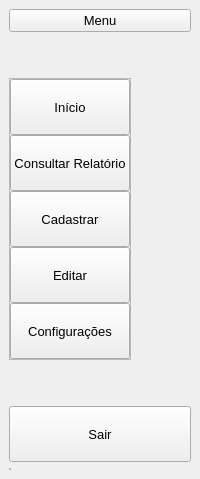
              <widget class="QWidget" name="subMenuLateral" native="true">
               <property name="styleSheet">
                <string notr="true"/>
               </property>
               <layout class="QVBoxLayout" name="verticalLayout_2">
                <property name="spacing">
                 <number>6</number>
                </property>
                <property name="leftMargin">
                 <number>9</number>
                </property>
                <property name="topMargin">
                 <number>9</number>
                </property>
                <property name="rightMargin">
                 <number>9</number>
                </property>
                <property name="bottomMargin">
                 <number>9</number>
                </property>
                <item>
                 <widget class="QPushButton" name="btnMenu2">
                  <property name="font">
                   <font>
                    <pointsize>10</pointsize>
                   </font>
                  </property>
                  <property name="cursor">
                   <cursorShape>PointingHandCursor</cursorShape>
                  </property>
                  <property name="text">
                   <string>Menu</string>
                  </property>
                  <property name="icon">
                   <iconset>
                    <normaloff>icones/iconMenu.png</normaloff>icones/iconMenu.png</iconset>
                  </property>
                  <property name="iconSize">
                   <size>
                    <width>24</width>
                    <height>24</height>
                   </size>
                  </property>
                  <property name="checkable">
                   <bool>true</bool>
                  </property>
                 </widget>
                </item>
                <item>
                 <spacer name="verticalSpacer">
                  <property name="orientation">
                   <enum>Qt::Vertical</enum>
                  </property>
                  <property name="sizeHint" stdset="0">
                   <size>
                    <width>20</width>
                    <height>40</height>
                   </size>
                  </property>
                 </spacer>
                </item>
                <item alignment="Qt::AlignLeft|Qt::AlignTop">
                 <widget class="QFrame" name="frameBtns">
                  <property name="sizePolicy">
                   <sizepolicy hsizetype="Preferred" vsizetype="Expanding">
                    <horstretch>0</horstretch>
                    <verstretch>0</verstretch>
                   </sizepolicy>
                  </property>
                  <property name="frameShape">
                   <enum>QFrame::StyledPanel</enum>
                  </property>
                  <property name="frameShadow">
                   <enum>QFrame::Raised</enum>
                  </property>
                  <layout class="QVBoxLayout" name="verticalLayout_3">
                   <property name="spacing">
                    <number>0</number>
                   </property>
                   <property name="leftMargin">
                    <number>0</number>
                   </property>
                   <property name="topMargin">
                    <number>0</number>
                   </property>
                   <property name="rightMargin">
                    <number>0</number>
                   </property>
                   <property name="bottomMargin">
                    <number>0</number>
                   </property>
                   <item>
                    <widget class="QPushButton" name="btnIncio">
                     <property name="minimumSize">
                      <size>
                       <width>119</width>
                       <height>56</height>
                      </size>
                     </property>
                     <property name="font">
                      <font>
                       <pointsize>10</pointsize>
                      </font>
                     </property>
                     <property name="cursor">
                      <cursorShape>PointingHandCursor</cursorShape>
                     </property>
                     <property name="styleSheet">
                      <string notr="true"/>
                     </property>
                     <property name="text">
                      <string>Início</string>
                     </property>
                     <property name="icon">
                      <iconset>
                       <normaloff>icones/iconHome.png</normaloff>icones/iconHome.png</iconset>
                     </property>
                     <property name="iconSize">
                      <size>
                       <width>24</width>
                       <height>24</height>
                      </size>
                     </property>
                     <property name="checkable">
                      <bool>true</bool>
                     </property>
                     <property name="autoExclusive">
                      <bool>true</bool>
                     </property>
                    </widget>
                   </item>
                   <item>
                    <widget class="QPushButton" name="btnPesquisa">
                     <property name="minimumSize">
                      <size>
                       <width>119</width>
                       <height>56</height>
                      </size>
                     </property>
                     <property name="font">
                      <font>
                       <pointsize>10</pointsize>
                      </font>
                     </property>
                     <property name="cursor">
                      <cursorShape>PointingHandCursor</cursorShape>
                     </property>
                     <property name="styleSheet">
                      <string notr="true"/>
                     </property>
                     <property name="text">
                      <string>Consultar Relatório</string>
                     </property>
                     <property name="icon">
                      <iconset>
                       <normaloff>icones/iconRelatorioBranco.png</normaloff>icones/iconRelatorioBranco.png</iconset>
                     </property>
                     <property name="iconSize">
                      <size>
                       <width>24</width>
                       <height>24</height>
                      </size>
                     </property>
                     <property name="checkable">
                      <bool>true</bool>
                     </property>
                     <property name="autoExclusive">
                      <bool>true</bool>
                     </property>
                    </widget>
                   </item>
                   <item>
                    <widget class="QPushButton" name="btnPessoa">
                     <property name="minimumSize">
                      <size>
                       <width>119</width>
                       <height>56</height>
                      </size>
                     </property>
                     <property name="font">
                      <font>
                       <pointsize>10</pointsize>
                      </font>
                     </property>
                     <property name="cursor">
                      <cursorShape>PointingHandCursor</cursorShape>
                     </property>
                     <property name="styleSheet">
                      <string notr="true"/>
                     </property>
                     <property name="text">
                      <string>Cadastrar</string>
                     </property>
                     <property name="icon">
                      <iconset>
                       <normaloff>icones/iconAdd.png</normaloff>icones/iconAdd.png</iconset>
                     </property>
                     <property name="iconSize">
                      <size>
                       <width>24</width>
                       <height>24</height>
                      </size>
                     </property>
                     <property name="checkable">
                      <bool>true</bool>
                     </property>
                     <property name="autoExclusive">
                      <bool>true</bool>
                     </property>
                    </widget>
                   </item>
                   <item>
                    <widget class="QPushButton" name="btnEditar">
                     <property name="minimumSize">
                      <size>
                       <width>119</width>
                       <height>56</height>
                      </size>
                     </property>
                     <property name="font">
                      <font>
                       <pointsize>10</pointsize>
                      </font>
                     </property>
                     <property name="cursor">
                      <cursorShape>PointingHandCursor</cursorShape>
                     </property>
                     <property name="text">
                      <string>Editar</string>
                     </property>
                     <property name="icon">
                      <iconset>
                       <normaloff>icones/iconEdit.png</normaloff>icones/iconEdit.png</iconset>
                     </property>
                     <property name="iconSize">
                      <size>
                       <width>24</width>
                       <height>24</height>
                      </size>
                     </property>
                     <property name="checkable">
                      <bool>true</bool>
                     </property>
                     <property name="autoExclusive">
                      <bool>true</bool>
                     </property>
                    </widget>
                   </item>
                   <item>
                    <widget class="QPushButton" name="btnConfiguracoes">
                     <property name="minimumSize">
                      <size>
                       <width>119</width>
                       <height>56</height>
                      </size>
                     </property>
                     <property name="font">
                      <font>
                       <pointsize>10</pointsize>
                      </font>
                     </property>
                     <property name="cursor">
                      <cursorShape>PointingHandCursor</cursorShape>
                     </property>
                     <property name="styleSheet">
                      <string notr="true"/>
                     </property>
                     <property name="text">
                      <string>Configurações</string>
                     </property>
                     <property name="icon">
                      <iconset>
                       <normaloff>icones/iconConfig.png</normaloff>icones/iconConfig.png</iconset>
                     </property>
                     <property name="iconSize">
                      <size>
                       <width>24</width>
                       <height>24</height>
                      </size>
                     </property>
                     <property name="checkable">
                      <bool>true</bool>
                     </property>
                     <property name="autoExclusive">
                      <bool>true</bool>
                     </property>
                    </widget>
                   </item>
                  </layout>
                 </widget>
                </item>
                <item>
                 <spacer name="verticalSpacer_2">
                  <property name="orientation">
                   <enum>Qt::Vertical</enum>
                  </property>
                  <property name="sizeHint" stdset="0">
                   <size>
                    <width>20</width>
                    <height>40</height>
                   </size>
                  </property>
                 </spacer>
                </item>
                <item>
                 <widget class="QPushButton" name="btnSair">
                  <property name="minimumSize">
                   <size>
                    <width>119</width>
                    <height>56</height>
                   </size>
                  </property>
                  <property name="font">
                   <font>
                    <pointsize>10</pointsize>
                   </font>
                  </property>
                  <property name="cursor">
                   <cursorShape>PointingHandCursor</cursorShape>
                  </property>
                  <property name="text">
                   <string>Sair</string>
                  </property>
                  <property name="icon">
                   <iconset>
                    <normaloff>icones/iconLogout.png</normaloff>icones/iconLogout.png</iconset>
                  </property>
                  <property name="iconSize">
                   <size>
                    <width>24</width>
                    <height>24</height>
                   </size>
                  </property>
                  <property name="checkable">
                   <bool>true</bool>
                  </property>
                  <property name="autoExclusive">
                   <bool>true</bool>
                  </property>
                 </widget>
                </item>
                <item alignment="Qt::AlignLeft|Qt::AlignBottom">
                 <widget class="QFrame" name="frame_3">
                  <property name="frameShape">
                   <enum>QFrame::StyledPanel</enum>
                  </property>
                  <property name="frameShadow">
                   <enum>QFrame::Raised</enum>
                  </property>
                  <layout class="QVBoxLayout" name="verticalLayout_4">
                   <property name="spacing">
                    <number>0</number>
                   </property>
                   <property name="leftMargin">
                    <number>0</number>
                   </property>
                   <property name="topMargin">
                    <number>0</number>
                   </property>
                   <property name="rightMargin">
                    <number>0</number>
                   </property>
                   <property name="bottomMargin">
                    <number>0</number>
                   </property>
                  </layout>
                 </widget>
                </item>
               </layout>
              </widget>
